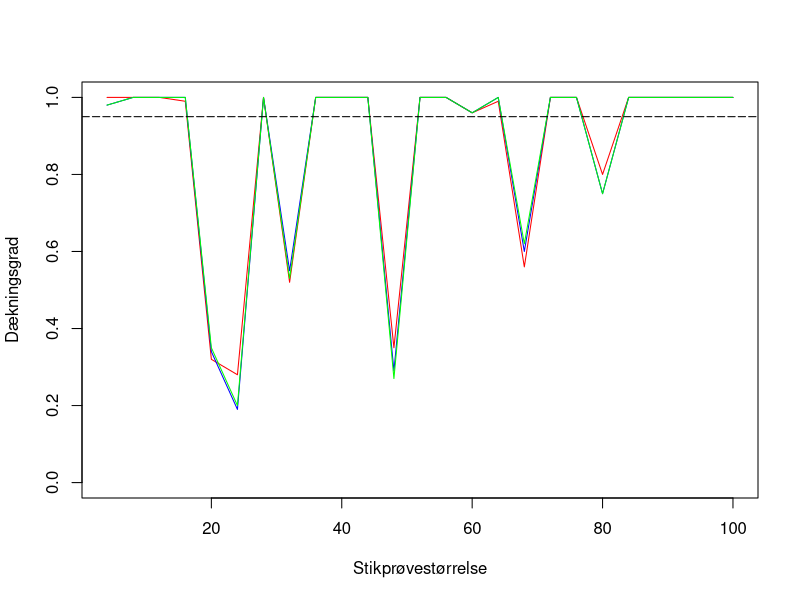

Here is the R script that generated this plot:
## ---- chunk 1
#set.seed(2)
pop_middel = 10

vector_p <- c()
vector_b <- c()
vector_t <- c()

for(n in seq(4, 100, 4)){
  
  stik <- rnorm(n, pop_middel, 1)
  middel_stik <- mean(stik)
  sd_stik <- sd(stik)
  
  r = 100
  res <- replicate(r, {
    simSamples <- replicate(r, rnorm(n, middel_stik, sd_stik))

    simMeans <- apply(simSamples, 2, mean)
  
    konf_p <- quantile(simMeans, c(0.025, 0.975))
    konf_b <- 2 * middel_stik - quantile(simMeans, c(0.975, 0.025))
    konf_t <- middel_stik - ((quantile(simMeans, c(0.975, 0.025)) - middel_stik)/sd(simSamples)) *    
    sd_stik
    
    tf_p <- konf_p[1] <= pop_middel & konf_p[2] >= pop_middel
    tf_b <- konf_b[1] <= pop_middel & konf_b[2] >= pop_middel
    tf_t <- konf_t[1] <= pop_middel & konf_t[2] >= pop_middel
    
    return(c(tf_p, tf_b, tf_t))
  })
  
  # print(res)
  # print(sum(res[1,]))
  # print(sum(res[1,])/r)
  
  vector_p <- append(vector_p, mean(res[1,]))
  vector_b <- append(vector_b, mean(res[2,]))
  vector_t <- append(vector_t, mean(res[3,]))
}

#print(vector_p)
## ---- chunk 2
x <- seq(4, 100, 4)
plot(x, vector_p, type="l", col="red", ylab = "Dækningsgrad",
      xlab = "Stikprøvestørrelse", ylim = c(0, 1))
lines(x, vector_b, type="l", col="blue")
lines(x, vector_t, type="l", col="green")
abline(h=0.95, lty=5, col="black")
